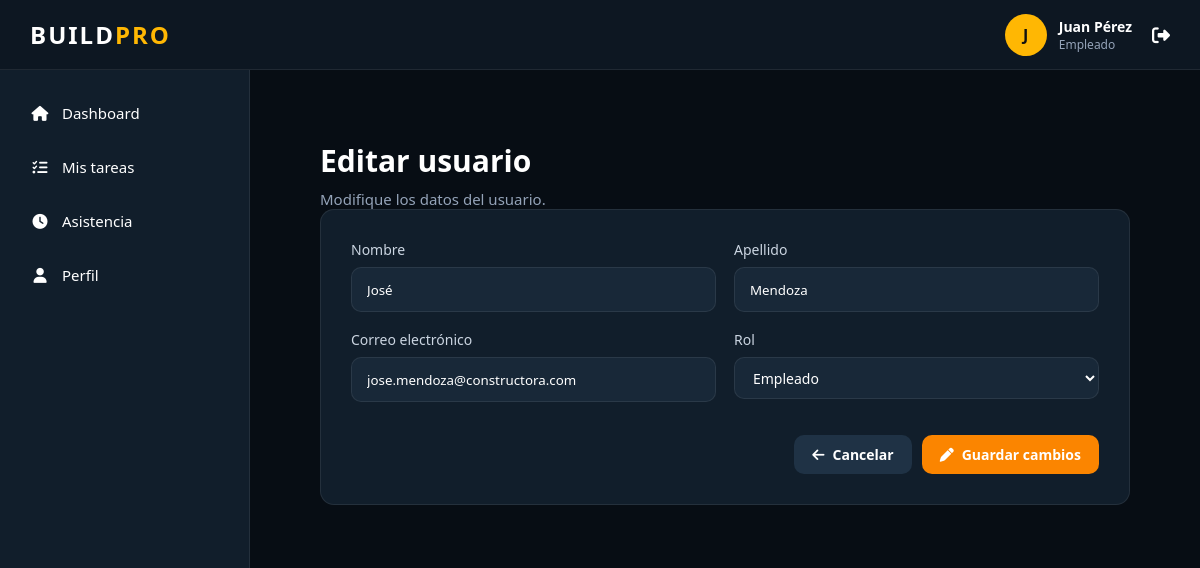
The app's page /vistas/usuarios/editar.php?id=22 (signed in) with its own data.
### tables this page shows
CREATE TABLE `usuario` (
  `id_usuario` int(11) NOT NULL,
  `id_rol` int(11) NOT NULL,
  `nombre` varchar(100) NOT NULL,
  `apellido` varchar(100) NOT NULL,
  `correo` varchar(150) NOT NULL,
  `contraseña` varchar(255) NOT NULL,
  `fecha_registro` datetime DEFAULT current_timestamp(),
  `estado` tinyint(1) DEFAULT 1 COMMENT '1=Activo, 0=Inactivo'
);

CREATE TABLE `roles` (
  `id_rol` int(11) NOT NULL,
  `nombre_rol` varchar(50) NOT NULL,
  `descripcion` varchar(255) DEFAULT NULL
);

### modelos/Conexion.php (called while the page is built)
<?php
class Conexion {
    private $host = "localhost";
    private $usuario = "root";
    private $password = "";
    private $baseDatos = "constructora";
    public function conectar(){
        try {
            $conexion = new PDO(
                "mysql:host=".$this->host.";dbname=".$this->baseDatos.";charset=utf8",
                $this->usuario,
                $this->password
            );
            $conexion->setAttribute(
                PDO::ATTR_ERRMODE,
                PDO::ERRMODE_EXCEPTION
            );
            return $conexion;
        } catch(PDOException $e){
            die("Error de conexión: ".$e->getMessage());
        }
    }
}
?>

### modelos/Usuario.php (called while the page is built, shortened)
<?php
require_once "Conexion.php";
class Usuario
{
    private $conexion;
    public function __construct()
    {
        $db = new Conexion();
        $this->conexion = $db->conectar();
    }
    public function buscarPorId($id)
    {
        $sql = "SELECT *
                FROM usuario
                WHERE id_usuario = :id";
        $consulta = $this->conexion->prepare($sql);
        $consulta->bindParam(":id", $id);
        $consulta->execute();
        return $consulta->fetch(PDO::FETCH_ASSOC);
    }
}

### modelos/Rol.php (called while the page is built, shortened)
<?php
require_once "Conexion.php";
class Rol
{
    private $conexion;
    public function __construct()
    {
        $db = new Conexion();
        $this->conexion = $db->conectar();
    }
    public function obtenerTodos()
    {
        $sql = "SELECT
                    id_rol,
                    nombre_rol
                FROM roles
                ORDER BY nombre_rol";
        $consulta = $this->conexion->prepare($sql);
        $consulta->execute();
        return $consulta->fetchAll(PDO::FETCH_ASSOC);
    }
}

### vistas/usuarios/editar.php (the view, shortened to what this page needs)
<?php
require_once "../../modelos/Usuario.php";
require_once "../../modelos/Rol.php";
$usuarioModel = new Usuario();
$rolModel = new Rol();
$usuario = $usuarioModel->buscarPorId($_GET["id"]);
$roles = $rolModel->obtenerTodos();
require_once "../../layouts/header.php";
require_once "../../layouts/sidebar.php";
?>
<main class="content">
    <div class="page-title">
        <h1>Editar usuario</h1>
        <p>Modifique los datos del usuario.</p>
    </div>
    <div class="form-card">
        <form class="form"
            action="../../controladores/UsuarioController.php"
            method="POST"
            autocomplete="off">
            <div class="form-row">
                <div class="form-group">
                    <label>Nombre</label>
                    <input
                        type="text"
                        name="nombre"
                        class="input"
                        value="<?= $usuario['nombre']; ?>"
                        maxlength="100"
                        required>
                </div>
                <div class="form-group">
                    <label>Apellido</label>
                    <input
                        type="text"
                        name="apellido"
                        class="input"
                        value="<?= $usuario['apellido']; ?>"
                        maxlength="100"
                        required>
                </div>
            </div>
            <div class="form-row">
                <div class="form-group">
                    <label>Correo electrónico</label>
                    <input
                        type="email"
                        name="correo"
                        class="input"
                        value="<?= $usuario['correo']; ?>"
                        maxlength="150"
                        required>
                </div>
                <div class="form-group">
                    <label>Rol</label>
                    <select
                        name="id_rol"
                        class="filter"
                        required>
                        <?php foreach ($roles as $r) { ?>
                            <option
                                value="<?= $r['id_rol']; ?>"
                                <?= $usuario['id_rol'] == $r['id_rol'] ? 'selected' : ''; ?>>
                                <?= $r['nombre_rol']; ?>
                            </option>
                        <?php } ?>
                    </select>
                </div>
            </div>
            <div class="form-actions">
                <a href="index.php" class="btn btn-secondary">
                    <i class="fa-solid fa-arrow-left"></i>
                    Cancelar
                </a>
                <button
                    type="submit"
                    class="btn btn-warning">
                    <i class="fa-solid fa-pen"></i>
                    Guardar cambios
                </button>
            </div>
        </form>
    </div>
</main>
<?php
require_once "../../layouts/footer.php";
?>

### assets/css/layout.css (style rules this page uses)
:root { --bg:#070d14; --surface:#111e2b; --surface-hover:#182838; --accent:#ffb703; --accent-hover:#fb8500; --text:#ffffff; --muted:#94a3b8; --border:rgba(255,255,255,.08); }
* { margin:0; padding:0; box-sizing:border-box; font-family:"Segoe UI",sans-serif; }
body { background:var(--bg); color:var(--text); }
.content { flex: 1; padding: 35px; margin-left: 125px; background: var(--bg); }
.page-title h1 { font-size:30px; font-weight:700; }
.page-title p { margin-top:8px; color:var(--muted); font-size:15px; }

### assets/css/components.css (style rules this page uses)
.btn { display:inline-flex; align-items:center; gap:8px; padding:10px 18px; border:none; border-radius:10px; cursor:pointer; text-decoration:none; font-size:14px; font-weight:600; transition:.25s; }
.btn-secondary { background:#1f3245; color:#fff; }
.search-box,.filter { height:42px; padding:0 14px; background:#182838; border:1px solid rgba(255,255,255,.08); border-radius:10px; color:#fff; outline:none; font-size:14px; }
.filter { min-width:170px; cursor:pointer; }
.form-group { display:flex; flex-direction:column; gap:8px; }
.form-group label { font-size:14px; font-weight:500; color:#cbd5e1; }
.input { width:100%; height:45px; padding:0 15px; background:#182838; border:1px solid rgba(255,255,255,.08); border-radius:10px; color:#fff; outline:none; transition:.2s; }
.form { display:grid; gap:18px; }
.form-row { display:grid; grid-template-columns:repeat(2,1fr); gap:18px; }
.form-actions { display:flex; justify-content:flex-end; gap:10px; margin-top:15px; }
.form-card { background:#111e2b; padding:30px; border-radius:14px; border:1px solid rgba(255,255,255,.08); }
.btn-warning { background:#fb8500; color:white; }
.filter { transition:.2s; }

### records on screen
usuario: nombre "José", apellido "Mendoza", correo "jose.mendoza@constructora.com", id_rol "Empleado"

### other values on screen
substr($_SESSION['usuario']['nombre'],0,1) "J"
$_SESSION['usuario']['nombre'] "Juan"
$_SESSION['usuario']['apellido'] "Pérez"
$_SESSION['usuario']['rol'] "Empleado"
$item[1] "Dashboard"
$item[1] "Mis tareas"
$item[1] "Asistencia"
$item[1] "Perfil"
